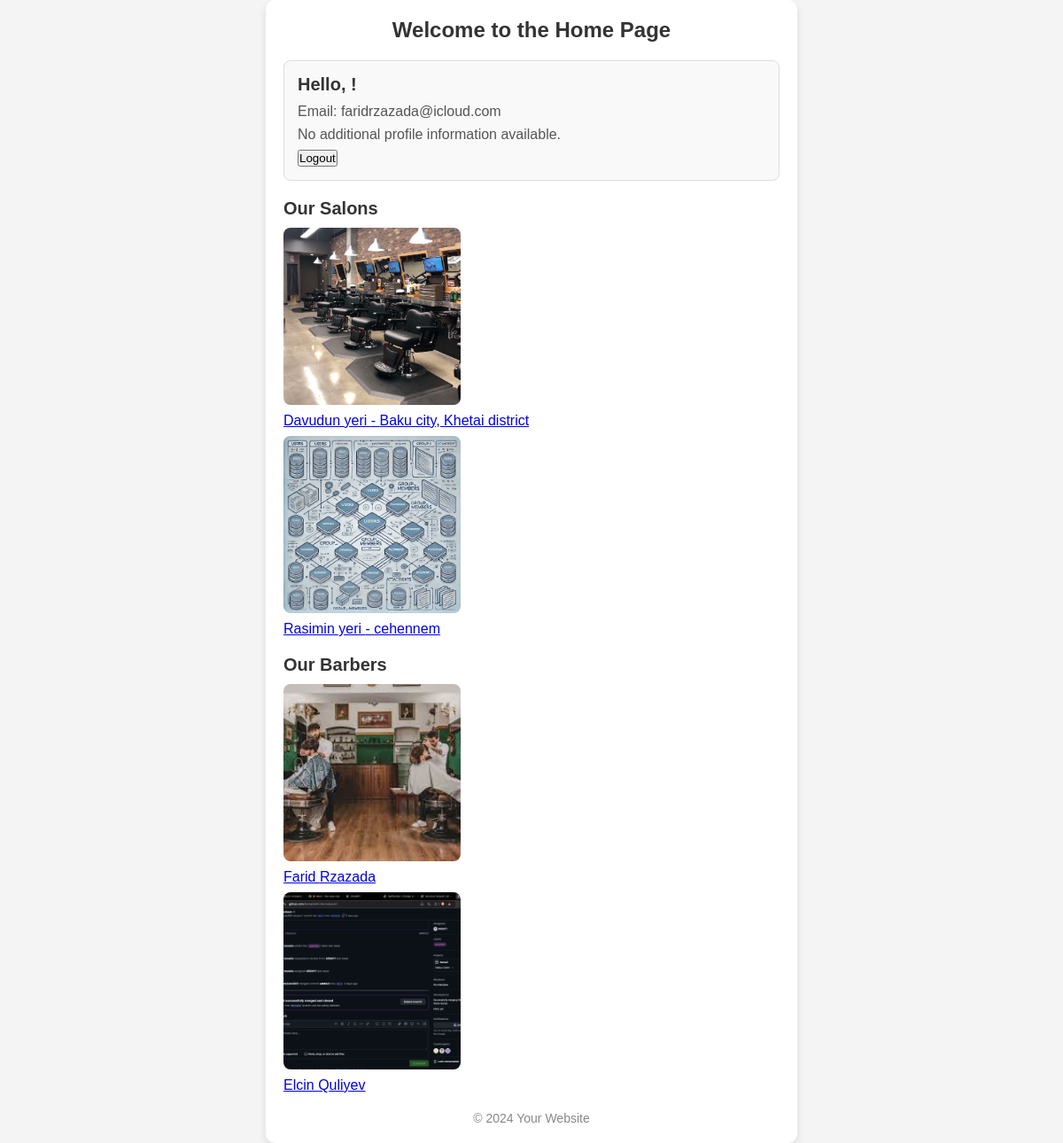
The page /users/ (signed in) on the database its author committed.
### salons/models.py (models this page shows, shortened)
class Salon(models.Model):
    name = models.CharField(max_length=100)
    address = models.CharField(max_length=255)
    phone = models.CharField(max_length=15)
    description = models.TextField()
    barbers = models.ManyToManyField('users.Barber', blank=True, related_name='salon_list')
    services = models.ManyToManyField('services.SalonServices', blank=True, related_name='salons_list')
    image = models.ImageField(upload_to='media/salons')
    tiktok_username = models.CharField(max_length=100, blank=True, null=True)
    instagram_username = models.CharField(max_length=100, blank=True, null=True)
    password = models.CharField(max_length=128)

### users/models.py (models this page shows, shortened)
class Barber(models.Model):
    user = models.ForeignKey(User, on_delete=models.CASCADE, blank=True, null=True)
    first_name = models.CharField(max_length=100)
    last_name = models.CharField(max_length=100)
    phone_number = models.CharField(max_length=20, blank=True)
    email = models.EmailField()
    address = models.CharField(max_length=255, blank=True, null=True)
    image = models.ImageField(upload_to='media/barber')
    description = models.TextField()
    services = models.ManyToManyField('services.BarberServices', related_name='barbers_list', blank=True)
    salons = models.ManyToManyField('salons.Salon', blank=True, related_name='barbers_in_salon')
    tiktok_username = models.CharField(max_length=100, blank=True, null=True)
    instagram_username = models.CharField(max_length=100, blank=True, null=True)
    password = models.CharField(max_length=128)  # Example of a password field

### users/views.py (the view)
# urls.py: 2. Add a URL to urlpatterns:  path('', views.home, name='home')
@login_required(login_url='login_register')
def home(request):
    salons = Salon.objects.all()
    barbers = Barber.objects.all()
    return render(request, 'users/home.html', {
        'salons': salons,
        'users': barbers,
    })

### users/templates/users/home.html (shortened to what this page needs)
{% load static %}
<!DOCTYPE html>
<html lang="en">
<head>
    <link rel="stylesheet" href="{% static 'users/home.css' %}">
</head>
<body>
    <div class="container">
        <header>
            <h1>Welcome to the Home Page</h1>
        </header>
        <div class="content">
            {% if user.is_authenticated %}
                <div class="profile-card">
                    <h2>Hello, {{ user.first_name }}!</h2>
                    <p>Email: {{ user.email }}</p>
                    {% if user_profile %}
                        <p>Phone: {{ user_profile.phone }}</p>
                        <p>Gender: {{ user_profile.gender }}</p>
                        <p>Birth Date: {{ user_profile.birth_date }}</p>
                    {% else %}
                        <p>No additional profile information available.</p>
                    {% endif %}
                    <button id="logoutButton">Logout</button>
                </div>
            {% else %}
                <div class="login-register">
                    <p>Welcome! Please choose an option to continue:</p>
                    <a href="{% url 'login_user' %}" class="btn">Login</a>
                    <a href="{% url 'register_user' %}" class="btn">Register</a>
                </div>
            {% endif %}
            <div class="salons-barbers">
                <h2>Our Salons</h2>
                <ul>
                    {% for salon in salons %}
                        <li>
                            <a href="{% url 'salon_detail' salon.id %}">
                                <img src="{{ salon.image.url }}" alt="{{ salon.name }}" class="salon-image">
                                <div>{{ salon.name }} - {{ salon.address }}</div>
                            </a>
                        </li>
                    {% empty %}
                        <li>No salons available.</li>
                    {% endfor %}
                </ul>
                <h2>Our Barbers</h2>
                <ul>
                    {% for barber in users %}
                        <li>
                            <a href="{% url 'barber_detail' barber.id %}">
                                <img src="{{ barber.image.url }}" alt="{{ barber.first_name }}" class="barber-image">
                                <div>{{ barber.first_name }} {{ barber.last_name }}</div>
                            </a>
                        </li>
                    {% empty %}
                        <li>No barbers available.</li>
                    {% endfor %}
                </ul>
            </div>
        </div>
        <footer>
            <p>&copy; 2024 Your Website</p>
        </footer>
    </div>
</body>
</html>

### users/static/users/home.css (style rules this page uses)
* { margin: 0; padding: 0; box-sizing: border-box; font-family: Arial, sans-serif; }
body { display: flex; justify-content: center; align-items: center; min-height: 100vh; background-color: #f4f4f4; }
.container { width: 90%; max-width: 600px; background: #ffffff; padding: 20px; border-radius: 10px; box-shadow: 0 4px 8px rgba(0, 0, 0, 0.1); }
header h1 { font-size: 24px; color: #333; text-align: center; margin-bottom: 20px; }
.content { margin-top: 10px; }
.profile-card { background-color: #f9f9f9; border: 1px solid #ddd; padding: 15px; border-radius: 8px; margin-bottom: 20px; }
.profile-card h2 { font-size: 20px; color: #333; margin-bottom: 10px; }
.profile-card p { font-size: 16px; color: #555; margin-bottom: 8px; }
.salons-barbers h2 { font-size: 20px; color: #333; margin-bottom: 10px; }
.salons-barbers ul { list-style-type: none; margin-bottom: 20px; }
.salons-barbers li { font-size: 16px; color: #555; margin-bottom: 8px; }
.salon-image, .barber-image { width: 200px; height: 200px; object-fit: cover; border-radius: 8px; margin-bottom: 5px; }
footer { text-align: center; margin-top: 20px; font-size: 14px; color: #888; }

### rows shown on the page
Salon: image (picture), name "Davudun yeri", address "Baku city, Khetai district"
Salon: image (picture), name "Rasimin yeri", address "cehennem"
Barber: image (picture), first_name "Farid", last_name "Rzazada"
Barber: image (picture), first_name "Elcin", last_name "Quliyev"

### other values the page prints
{{ user.email }} "faridrzazada@icloud.com"
